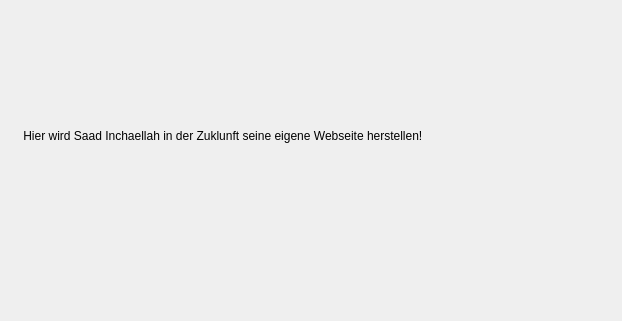
<?xml version="1.0" encoding="UTF-8"?>
<ui version="4.0">
 <class>FirstDialog</class>
 <widget class="QDialog" name="FirstDialog">
  <property name="geometry">
   <rect>
    <x>0</x>
    <y>0</y>
    <width>622</width>
    <height>321</height>
   </rect>
  </property>
  <property name="windowTitle">
   <string>Dialog</string>
  </property>
  <widget class="QLabel" name="label">
   <property name="geometry">
    <rect>
     <x>20</x>
     <y>100</y>
     <width>601</width>
     <height>71</height>
    </rect>
   </property>
   <property name="text">
    <string> Hier wird Saad Inchaellah in der Zuklunft seine eigene Webseite herstellen!</string>
   </property>
  </widget>
 </widget>
 <resources/>
 <connections/>
</ui>
